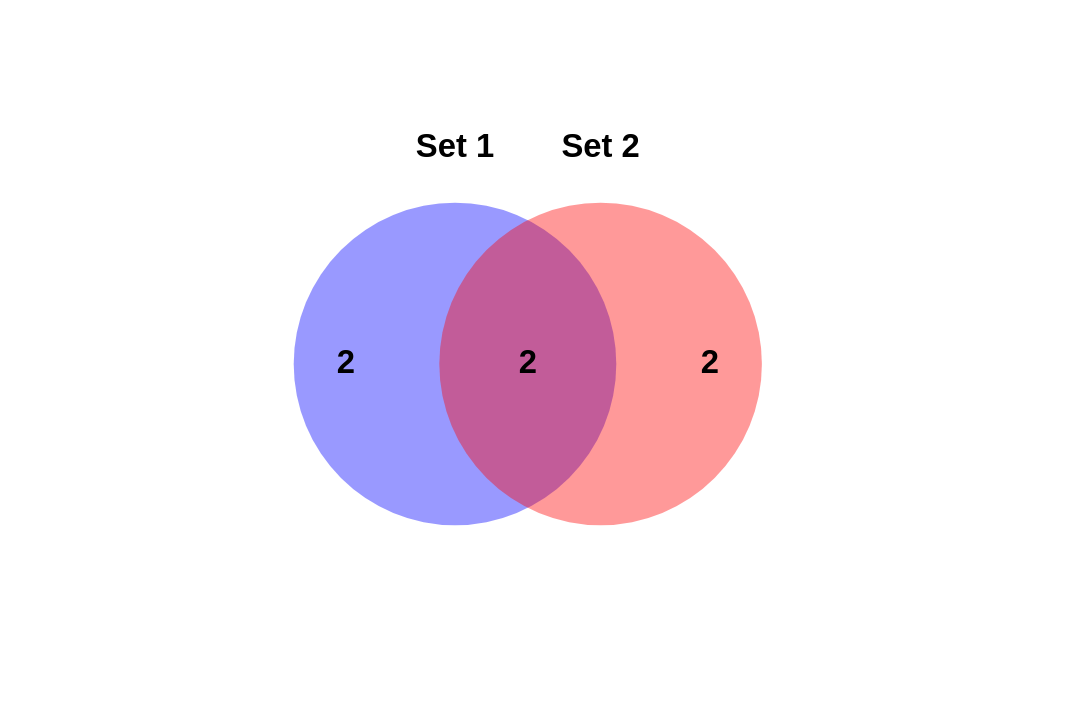

Vega-Lite specification for this chart:
### Vega specification from a JSON file in a GitHub repository (floating-point values rounded to 4 significant figures)
{"$schema": "https://vega.github.io/schema/vega/v6.json", "description": "A two-circle Venn diagram template showing the count of elements in each region.", "width": 600, "height": 400, "data": [{"name": "sets", "values": [{"id": "Set 1", "x": 250, "y": 200, "radius": 100, "color": "blue"}, {"id": "Set 2", "x": 330, "y": 200, "radius": 100, "color": "red"}]}, {"name": "sizes", "values": [{"label": "2", "x": 190, "y": 200}, {"label": "2", "x": 290, "y": 200}, {"label": "2", "x": 390, "y": 200}]}], "marks": [{"type": "symbol", "from": {"data": "sets"}, "encode": {"enter": {"x": {"field": "x"}, "y": {"field": "y"}, "size": {"signal": "datum.radius * datum.radius * PI"}, "shape": {"value": "circle"}, "fill": {"field": "color"}, "fillOpacity": {"value": 0.4}}}}, {"type": "text", "from": {"data": "sets"}, "encode": {"enter": {"x": {"field": "x"}, "y": {"signal": "datum.y - datum.radius - 10"}, "text": {"field": "id"}, "align": {"value": "center"}, "baseline": {"value": "bottom"}, "fontSize": {"value": 18}, "fontWeight": {"value": "bold"}}}}, {"type": "text", "from": {"data": "sizes"}, "encode": {"enter": {"x": {"field": "x"}, "y": {"field": "y"}, "text": {"field": "label"}, "align": {"value": "center"}, "baseline": {"value": "middle"}, "fontSize": {"value": 18}, "fontWeight": {"value": "bold"}}}}]}
